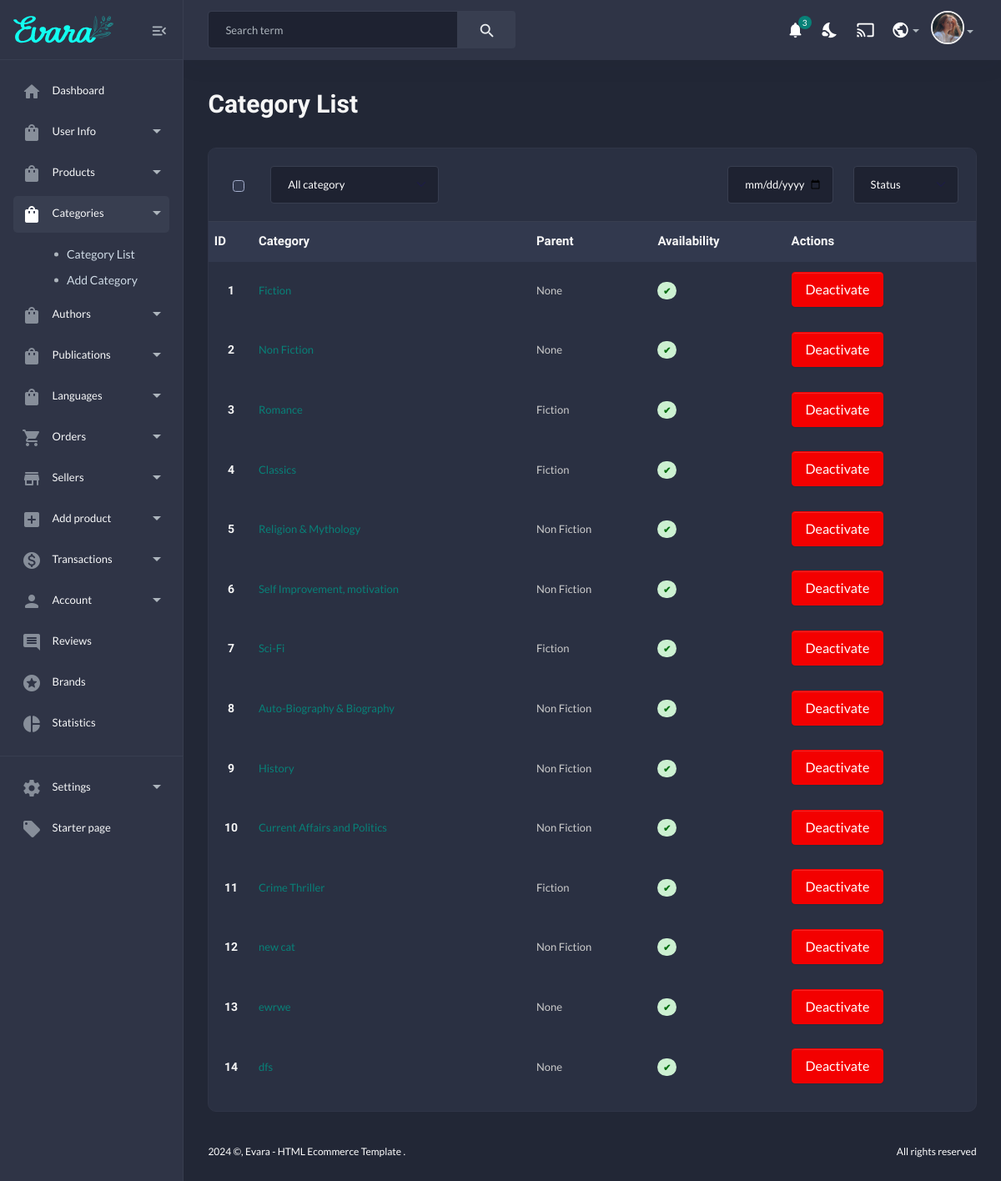
The page /category (signed in) on the database its author committed.
### store/models.py (models this page shows, shortened)
class Category(models.Model):
    category_name = models.CharField(max_length=50,unique=True)
    slug = models.SlugField(max_length=100, unique=True)
    parent_cat = models.ForeignKey('self',null=True,blank=True,on_delete=models.CASCADE,related_name = 'subcategories')
    is_active = models.BooleanField(default = True)
    class Meta:
        verbose_name = 'Category'
        verbose_name_plural = 'Categories'
    def __str__(self):
        return self.category_name

### adminapp/views.py (the view)
# urls.py: path('category',views.listcategory,name='category'),
@login_required(login_url='admin_app:admin_login')
def listcategory(request):
    if not request.user.is_superuser:
        return redirect('user_app:home')
    categories = Category.objects.all().order_by('id')
    return render(request, 'admin_template/product-category/category-list.html',{'all_categories':categories})

### store/context_processors.py (called while the page is built)
def category_links(request):
    links = Category.objects.all()
    return dict(links = links)

### templates/admin_template/product-category/category-list.html (shortened to what this page needs)
{% extends "admin_base.html" %}
{% load static %}
{% block content %}
{% include "includes/admin_sidebar.html" %}
<main class="main-wrap">
    {% include "includes/admin_navbar.html" %}
    <section class="content-main">
        <div class="content-header">
            <div>
                <h2 class="content-title card-title">Category List</h2>
            </div>
        </div>
        <div class="card mb-4">
            <header class="card-header">
                <div class="row align-items-center">
                    <div class="col col-check flex-grow-0">
                        <div class="form-check ms-2">
                            <input class="form-check-input" type="checkbox" value="">
                        </div>
                    </div>
                    <div class="col-md-3 col-12 me-auto mb-md-0 mb-3">
                        <select class="form-select">
                            <option selected>All category</option>
                        </select>
                    </div>
                    <div class="col-md-2 col-6">
                        <input type="date" value="02.05.2021" class="form-control">
                    </div>
                    <div class="col-md-2 col-6">
                        <select class="form-select">
                            <option selected>Status</option>
                        </select>
                    </div>
                </div>
            </header>
            <div class="table-responsive">
<table class="table table-bordered table-hover">
      <thead class="thead-dark">
        <tr>
            <th scope="col"><h5>ID</h5></th>
            <th scope="col"><h5>Category</h5></th>
            <th scope="col"><h5>Parent</h5></th>
            <th scope="col"><h5>Availability</h5></th>
            <th scope="col"><h5>Actions</h5></th>
        </tr>
    </thead>
    {% for data in all_categories %}
    <tbody>
        <tr>
            <td class="border-bottom-0 text-center">
                <h6 class="fw-semibold tablecontent mb-1">{{ forloop.counter }}</h6>
            </td>
            <td>
                <div class="ml-2"><a href="{% url 'admin_app:edit_category' data.slug %}">{{data.category_name}}</a></div>
            </td>
            <td>
                <div class="ml-2">{{data.parent_cat}}</div>
            </td>
            {% if data.is_active%}
                <td><span class='badge rounded-pill alert-success'>&#10004;</span></td>
                <td><a href="{% url 'admin_app:control_category' data.slug %}">
                    <button class="btn btn-danger mb-1 px-3">Deactivate</button>
                  </a>
                </td>
            {% else %}
                <td><span class='badge rounded-pill alert-danger'>&#10006;</span></td>
                <td> <a href="{% url 'admin_app:control_category' data.slug %}">
                    <button class="btn btn-success mb-1">Activate</button>
                  </a>
                </td>
            {% endif %}
            </tr>
    </tbody>
        {% endfor %}
</table>
</div>
        </div>
</section>
    {% include "includes/admin_footer.html" %}
</main>
</body>
</html>
{% endblock content %}

### static/assets2/css/main.css (style rules this page uses)
html, body, div, span, applet, object, iframe, h1, h2, h3, h4, h5, h6, p, blockquote, pre, a, abbr, acronym, address, big, cite, code, del, dfn, em, img, ins, kbd, q, s, samp, small, strike, strong, sub, sup, tt, var, b, u, i, center, dl, dt, dd, ol, ul, li, fieldset, form, label, legend, table, caption, tbody, tfoot, thead, tr, th, td, article, aside, canvas, details, embed, figure, figcaption, footer, header, hgroup, menu, nav, output, ruby, section, summary, time, mark, audio, video { margin: 0; padding: 0; border: 0; font-size: 100%; font: inherit; vertical-align: baseline }
thead { font-weight: 600 }
article, aside, details, figcaption, figure, footer, header, hgroup, menu, nav, section { display: block }
body { line-height: 1 }
table { border-collapse: collapse; border-spacing: 0 }
::placeholder { color: #838383 }
table { font-size: 13px; color: #495058 !important }
table thead { background: #f7f8f9 }
table thead th { padding: 10px 0 }
.table>:not(caption)>*>* { padding: 0.8rem 0.4rem }
body { font-family: "Lato", sans-serif; font-size: 14px; font-style: normal; font-weight: 400; line-height: 1.5; color: #4f5d77 }
h1, h2, h3, h4, h5, h6 { font-family: "Spartan", sans-serif; color: #495057; font-weight: 600; line-height: 1.5 }
h2 { font-size: 30px }
h5 { font-size: 15px }
h6 { font-size: 14px }
.card-title { color: #383e50 !important }
.form-control, .form-select { background-color: #f4f5f9; border: 2px solid #f4f5f9; font-size: 13px; -webkit-box-shadow: none; box-shadow: none; padding-left: 20px; color: #4f5d77; width: 100%; border-radius: 4px; height: 45px }
.form-check { display: block; padding-left: 1.5em; margin-bottom: 0; min-height: unset }
.card { margin-bottom: 24px; -webkit-box-shadow: none; box-shadow: none; border: 1px solid #eee; border-radius: 10px; -webkit-transition-duration: 0.3s; transition-duration: 0.3s; overflow: hidden }
.rounded-pill { padding-right: .6em; padding-left: .6em }
body { position: relative; min-height: 100vh; overflow-x: hidden }
.main-wrap { margin-left: 300px; background-color: #f8f9fa; position: relative }
.main-wrap .content-main { min-height: calc(100vh - 110px) }
.content-main { padding: 30px 3%; margin-left: auto; margin-right: auto; background-color: #f8f9fa }
.content-header { display: -webkit-box; display: -ms-flexbox; display: flex; -webkit-box-align: center; -ms-flex-align: center; align-items: center; -webkit-box-pack: justify; -ms-flex-pack: justify; justify-content: space-between; margin-bottom: 30px }
.content-header .content-title { margin-bottom: 0 }
body.dark { background-color: #222736; color: #fff }
body.dark .content-main { background-color: #222736; color: #f6f6f6 }
body.dark .card-title { color: #f6f6f6 !important }
body.dark h1, body.dark h2, body.dark h3, body.dark h4, body.dark h5, body.dark h6 { color: #f6f6f6 }
body.dark .card, body.dark .card-header { background-color: #2a3042 }
body.dark .card { border: 1px solid #303547 }
body.dark .card-header { border-color: #383e50 }
body.dark .table { --bs-table-hover-bg: black; --bs-table-hover-color: #fff; color: #fff; border-color: #383e50 }
body.dark .form-control, body.dark .form-select { background-color: #1e2231; border-color: #383e50; color: #fff }
body.dark .btn { color: white }
body.dark table { color: #a6b0cf }
body.dark table thead { background: #32394e !important }
body.dark .form-check-input { background-color: #32394e; border: 1px solid #a6b0cf }
body.dark table { color: #ccc !important }
body.dark .form-control, body.dark .form-select { border: 1px solid #383e50 }
body.dark main { display: block; background-color: #222736 }
@media (max-width:1200px) { .main-wrap { margin-left: 220px } }

### rows shown on the page
Category: category_name "Fiction", parent_cat "None", is_active "Deactivate"
Category: category_name "Non Fiction", parent_cat "None", is_active "Deactivate"
Category: category_name "Romance", parent_cat "Fiction", is_active "Deactivate"
Category: category_name "Classics", parent_cat "Fiction", is_active "Deactivate"
Category: category_name "Religion & Mythology", parent_cat "Non Fiction", is_active "Deactivate"
Category: category_name "Self Improvement, motivation", parent_cat "Non Fiction", is_active "Deactivate"
Category: category_name "Sci-Fi", parent_cat "Fiction", is_active "Deactivate"
Category: category_name "Auto-Biography & Biography", parent_cat "Non Fiction", is_active "Deactivate"
Category: category_name "History", parent_cat "Non Fiction", is_active "Deactivate"
Category: category_name "Current Affairs and Politics", parent_cat "Non Fiction", is_active "Deactivate"
Category: category_name "Crime Thriller", parent_cat "Fiction", is_active "Deactivate"
Category: category_name "new cat", parent_cat "Non Fiction", is_active "Deactivate"
Category: category_name "ewrwe", parent_cat "None", is_active "Deactivate"
Category: category_name "dfs", parent_cat "None", is_active "Deactivate"
